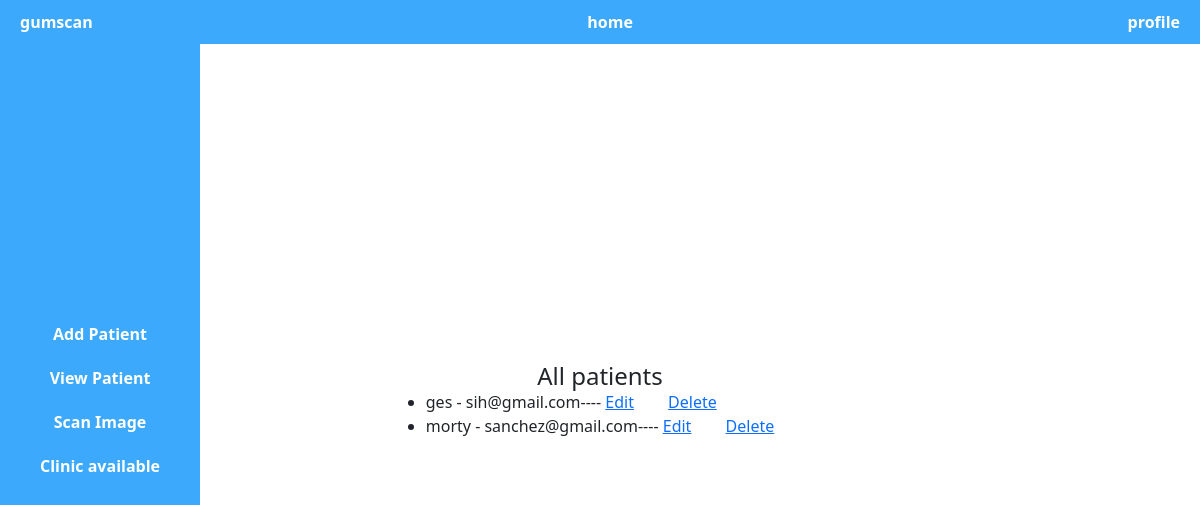
The page /gum-scan/view-patients/ on the database as committed earlier.
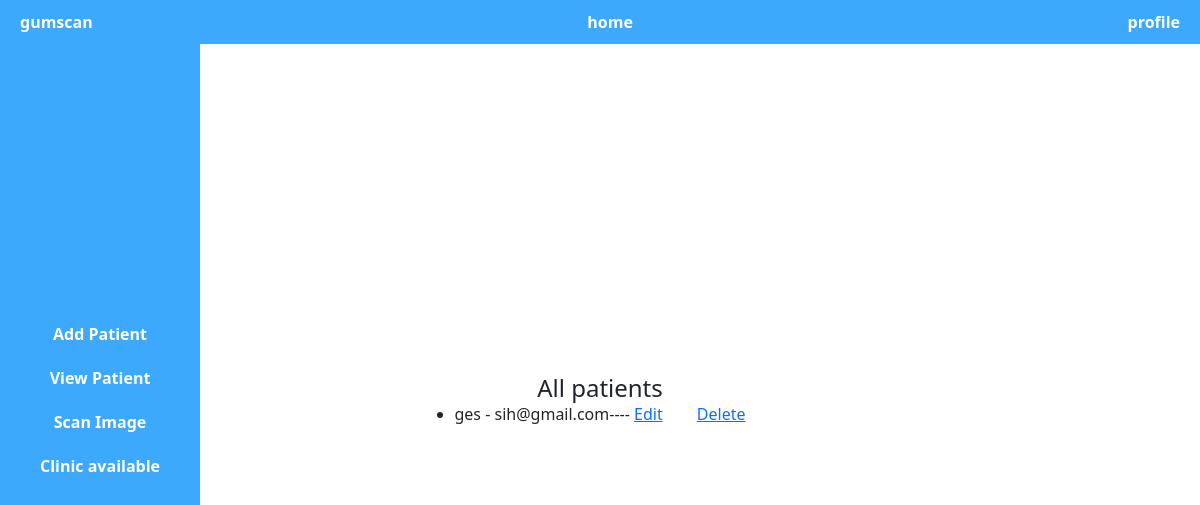
The same page on the database as committed later.
### gumScanApp/models.py (models this page shows, shortened)
class Patient(models.Model):
    first_name = models.CharField(max_length=30)
    last_name = models.CharField(max_length=30)
    date_of_birth = models.DateField(null=True, blank=True)
    email = models.EmailField(unique=True)
    medical_history = models.TextField()

### gumScanApp/views.py (the view)
# urls.py: path('view-patients/', views.view_patients, name='view-patients'),
def view_patients(request):
    patients = Patient.objects.all()
    return render(request, 'home/viewPatient.html', {'patients': patients})

### gumScanApp/templates/home/viewPatient.html (shortened to what this page needs)
{% extends "home/hLayout.html" %}
{% load static %}
{% block styles %}
<link
  rel="stylesheet"
  href="{% static 'webstyles/home.css' %}"
/>
{% endblock %}
{% block body %}
<div class="content">
    <h1>All patients</h1>
    <ul>
        {% for user in patients %}
            <li>{{ user.first_name }} - {{ user.email }}---- <a style="margin-right: 30px;" href="{% url 'edit-patient' user.id  %}">Edit</a>
                <a href="{% url 'delete-patient' user.id %}">Delete</a></li>
        {% endfor %}
    </ul>
</div>
{% endblock %}

### gumScanApp/templates/home/hLayout.html (shortened to what this page needs)
{% load static %}
<!DOCTYPE html>
<html lang="en">
  <head>
    <link
      href="https://cdn.jsdelivr.net/npm/bootstrap@5.0.2/dist/css/bootstrap.min.css"
      rel="stylesheet"
    />
    {% block styles %}{% endblock %}
  </head>
  <body>
    <div class="navbar">
        <a href="#">gumscan</a>
        <a href="#patient">home</a>
        <a href="#view">profile</a>
    </div>
    <div class="sidebar">
        <ul>
            <li><a href="{% url 'add-patient' %}">Add Patient</a></li>
            <li><a href="{% url 'view-patients' %}">View Patient</a></li>
            <li><a href="{% url 'predict' %}">Scan Image</a></li>
            <li><a href="#clinic">Clinic available</a></li>
        </ul>
    </div>
    {% block body %} {% endblock %}
  </body>
</html>

### gumScanApp/static/webstyles/home.css (style rules this page uses)
body, h1, p, ul, li, a { margin: 0; padding: 0; }
.navbar { position: fixed; top: 0; left: 0; width: 100%; background-color: #3da9fc; color: #fff; padding: 10px; z-index: 1; }
.navbar a { color: #fff; text-decoration: none; margin: 0 10px; font-weight: bold; }
.sidebar { position: fixed; top: 0; left: 0; height: 100vh; width: 200px; background-color: #3da9fc; color: #fff; padding: 10px; }
.sidebar ul { list-style-type: none; display: flex; flex-direction: column; align-items: center; justify-content: center; height: 100%; }
.sidebar li { margin: 10px 0; }
.sidebar a { color: #fff; text-decoration: none; font-weight: bold; }
.content { flex: 1; display: flex; flex-direction: column; align-items: center; justify-content: center; padding: 20px; height: 100vh; }
.content h1 { font-size: 24px; }

Rows that differ between the two databases and show on the page:
removed Patient: first_name "morty", email "sanchez@gmail.com"
